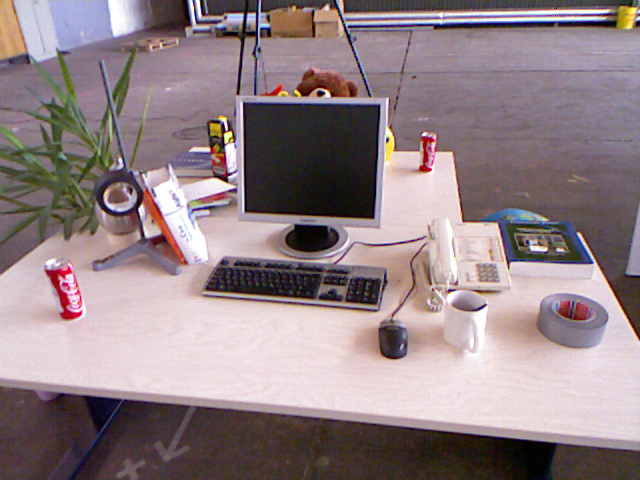
//> input picture data/1.png, 640 x 480 px
$ ./show_match_result ../data/1.png ../data/10.png   (built with g++ and OpenCV 4)
//> lines starting //> are read from the running program, lines starting //| are printed output that depends on the picture; after the words box and inside, x2 and y2 are one past the last pixel; in counts of white or black regions, pixels touching at a corner belong together
#include <exception>
#include <iostream>
#include <math.h>
#include <opencv2/opencv.hpp>
#include <string>
#include <vector>

using namespace cv;
using namespace std;

Mat img1, img2;
void ORB_demo(int, void *);
int main(int argc, char **argv) {
  if (argc != 3) {
    cout << "usage: show_orb_features <pic1_path> <pic2_path>" << endl;
    return 0;
  }
  img1 = imread(argv[1]);
//> img1 is the input picture: 480 rows x 640 cols, CV_8UC3; mean B, G, R 133.9, 129.9, 146.3
  img2 = imread(argv[2]);
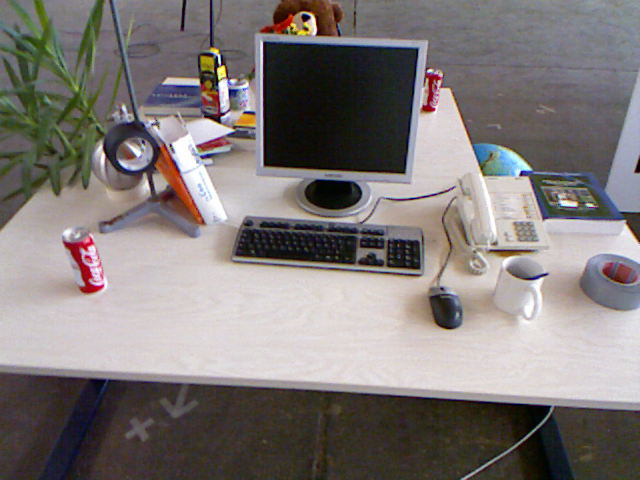
//> input picture data/10.png, 640 x 480 px
//> img2 is the input picture: 480 rows x 640 cols, CV_8UC3; mean B, G, R 120.3, 121.6, 127.8
  if (!img1.data || !img2.data)
    throw exception("picture not found!");
  namedWindow("ORB_demo", CV_WINDOW_AUTOSIZE);

  ORB_demo(0, 0);

  imshow("input image of box", img1);
  imshow("input image of box_in_scene", img2);

  waitKey(0);
  return 0;
}

/*---------------检测与匹配--------------*/
void ORB_demo(int, void *) {
  int Hession = 400;
  double t1 = static_cast<double>(getTickCount());
  //特征点提取
  Ptr<ORB> detector = ORB::create(400);
  vector<KeyPoint> keypoints_obj;
  vector<KeyPoint> keypoints_scene;
  //定义描述子
  Mat descriptor_obj, descriptor_scene;
  //检测并计算成描述子
  detector->detectAndCompute(img1, Mat(), keypoints_obj, descriptor_obj);
//> keypoints_obj = 400 keypoints; strongest (x, y, size): (323, 93, 31), (322, 92, 37.2), (230, 132, 31), (226, 128, 31)
  detector->detectAndCompute(img2, Mat(), keypoints_scene, descriptor_scene);
//> keypoints_scene = 400 keypoints; strongest (x, y, size): (222, 64, 31), (222, 68, 44.6), (221, 69, 53.6), (521, 174, 37.2)

  double t2 = static_cast<double>(getTickCount());
  double t = (t2 - t1) * 1000 / getTickFrequency();
  //特征匹配
  FlannBasedMatcher fbmatcher(new flann::LshIndexParams(20, 10, 2));
  vector<DMatch> matches;
  //将找到的描述子进行匹配并存入matches中
  fbmatcher.match(descriptor_obj, descriptor_scene, matches);
//> matches = 400 matches

  double minDist = 1000;
  double maxDist = 0;
  //找出最优描述子
  vector<DMatch> goodmatches;
  for (int i = 0; i < descriptor_obj.rows; i++) {
    double dist = matches[i].distance;
    if (dist < minDist) {
      minDist = dist;
    }
    if (dist > maxDist) {
      maxDist = dist;
    }
  }
//> this loop made 400 passes
//> (dist, minDist, maxDist) on pass 1: (68, 68, 68)
//> (dist, minDist) on passes 2, 4, 9, 27, 42, 54: (61, 61), (49, 49), (36, 36), (27, 27), (22, 22), (20, 20)
//> after the loop, minDist = 11; maxDist = 95
  for (int i = 0; i < descriptor_obj.rows; i++) {
    double dist = matches[i].distance;
    if (dist < max(2 * minDist, 0.02)) {
      goodmatches.push_back(matches[i]);
    }
  }
//> this loop made 400 passes
//> dist on passes 1 to 3: 68, 61, 73
  Mat orbImg;

  drawMatches(img1, keypoints_obj, img2, keypoints_scene, goodmatches, orbImg,
              Scalar::all(-1), Scalar::all(-1), vector<char>(),
              DrawMatchesFlags::NOT_DRAW_SINGLE_POINTS);
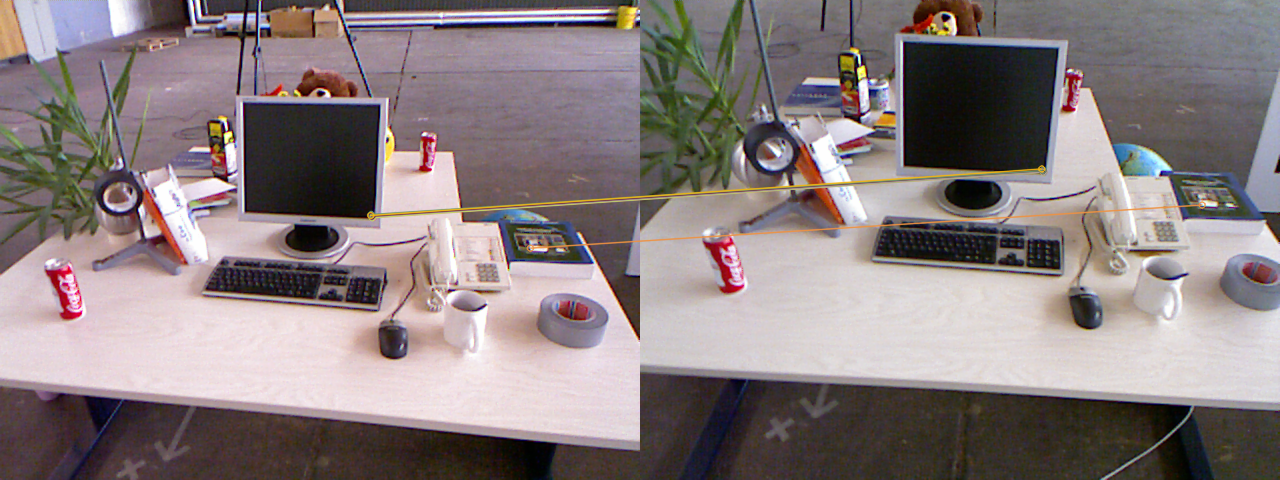
//> orbImg: 480 rows x 1280 cols, CV_8UC3; mean B, G, R 126.7, 125.9, 137.3

  //----------目标物体用矩形标识出来------------
  vector<Point2f> obj;
  vector<Point2f> scene;
  for (size_t i = 0; i < goodmatches.size(); i++) {
    obj.push_back(keypoints_obj[goodmatches[i].queryIdx].pt);
    scene.push_back(keypoints_scene[goodmatches[i].trainIdx].pt);
  }
//> this loop made 8 passes
  vector<Point2f> obj_corner(4);
  vector<Point2f> scene_corner(4);
  //生成透视矩阵
  Mat H = findHomography(obj, scene, RANSAC);
//> H = [[0.536, -2.81, 405.4], [0.23, -1.19, 171.5], [0.00136, -0.00698, 1]]

  obj_corner[0] = Point(0, 0);
  obj_corner[1] = Point(img1.cols, 0);
  obj_corner[2] = Point(img1.cols, img1.rows);
  obj_corner[3] = Point(0, img1.rows);
  //透视变换
  perspectiveTransform(obj_corner, scene_corner, H);
//> scene_corner = 4 Points (x, y): [405.4, 171.5], [400.3, 170.4], [403.5, 171.1], [400.1, 170.4]
  Mat resultImg = orbImg.clone();

  for (int i = 0; i < 4; i++) {
    line(resultImg, scene_corner[i] + Point2f(static_cast<float>(img1.cols), 0),
         scene_corner[(i + 1) % 4] + Point2f(static_cast<float>(img1.cols), 0),
         Scalar(0, 0, 255), 2, 8, 0);
  }
//> resultImg: 480 rows x 1280 cols, CV_8UC3; 20 pixels changed, all inside (x1, y1, x2, y2) = (1039, 169, 1047, 173)
  imshow("result image", resultImg);

  cout << "ORB execute time: " << t << "ms" << endl;
  cout << "Min distance: " << minDist << endl;
//| Min distance: 11
  cout << "Max distance: " << maxDist << endl;
//| Max distance: 95
  imshow("ORB_demo", orbImg);
}
